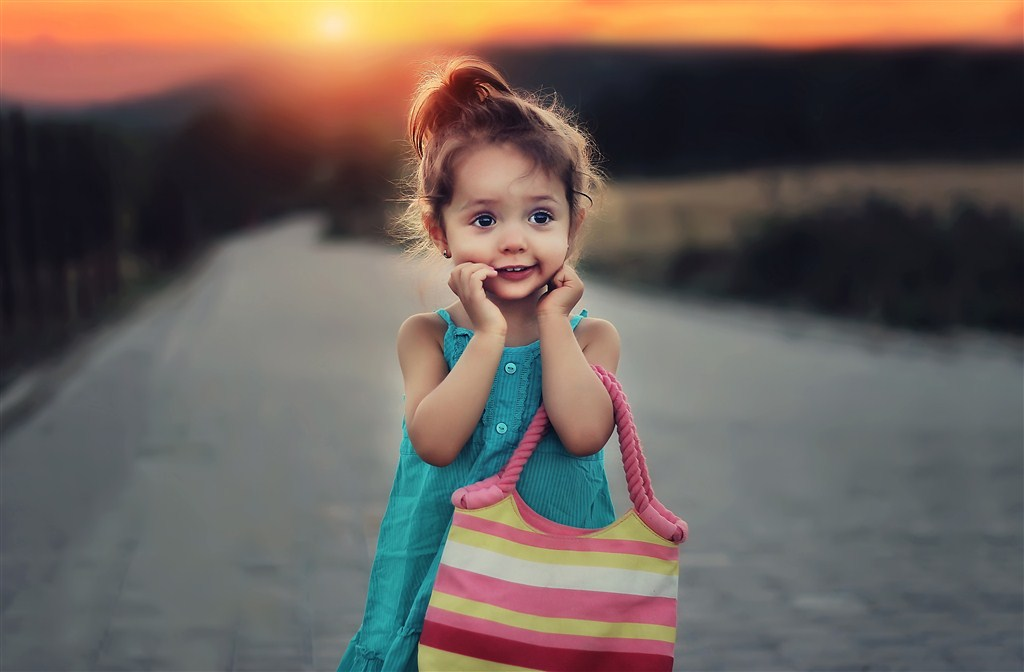
#> input picture opencv/images/others/002.jpg, 1024 x 672 px, found by its file name
$ python crop.py
#> lines starting #> are read from the running program, lines starting #| are printed output that depends on the picture
import numpy as np
import argparse
import cv2

# ap = argparse.ArgumentParser()
# ap.add_argument("-i", "--image", required=True, help="Path to the image")
# args = vars(ap.parse_args())

image = cv2.imread("./images/others/002.jpg")
#> image is the input picture: shape (672, 1024, 3); mean B, G, R 89.8, 95.7, 107.5
cv2.imshow("Original", image)

cropped = image[30:120, 240:335]
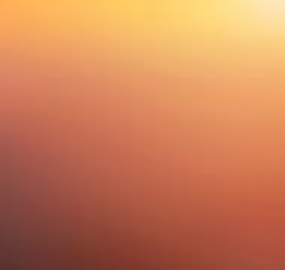
#> cropped: shape (90, 95, 3) (shown 3 times larger); mean B, G, R 86, 126.6, 202.1
cv2.imshow("Face", cropped)
cv2.waitKey(0)

$ run again, with opencv/images/others/003.jpg copied over opencv/images/others/002.jpg
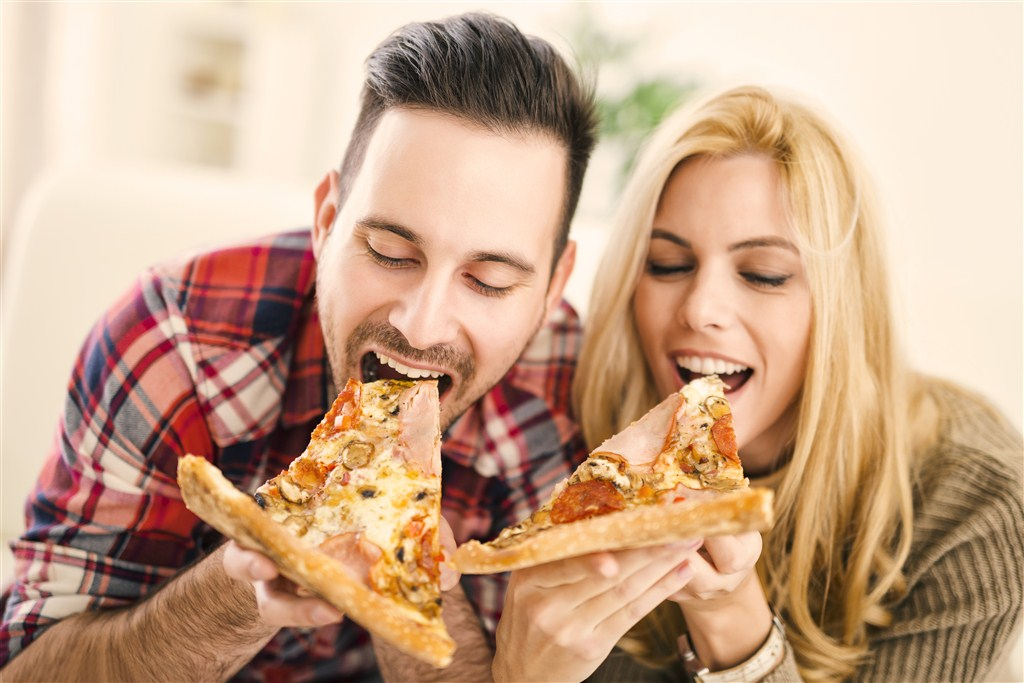
#> input picture opencv/images/others/003.jpg, 1024 x 683 px, found by its file name
#> image is the input picture: shape (683, 1024, 3); mean B, G, R 138.3, 165.4, 200.5
#> `cropped = image[30:120, 240:335]`:
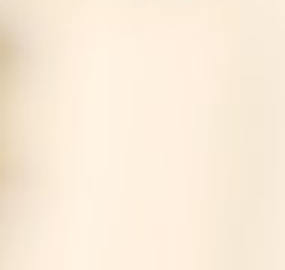
#> cropped: shape (90, 95, 3) (shown 3 times larger); mean B, G, R 217.8, 236, 250.2

$ run again, with opencv/images/others/cat001.jpg copied over opencv/images/others/002.jpg
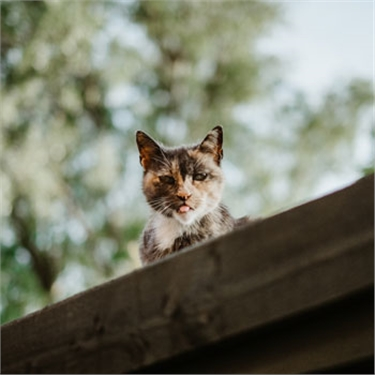
#> input picture opencv/images/others/cat001.jpg, 375 x 375 px, found by its file name
#> image is the input picture: shape (375, 375, 3); mean B, G, R 103.4, 118.6, 116.7
#> `cropped = image[30:120, 240:335]`:
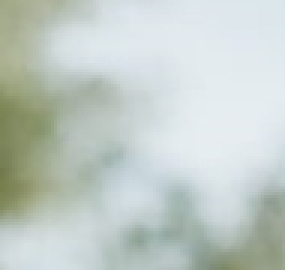
#> cropped: shape (90, 95, 3) (shown 3 times larger); mean B, G, R 199.1, 204.5, 194.4
